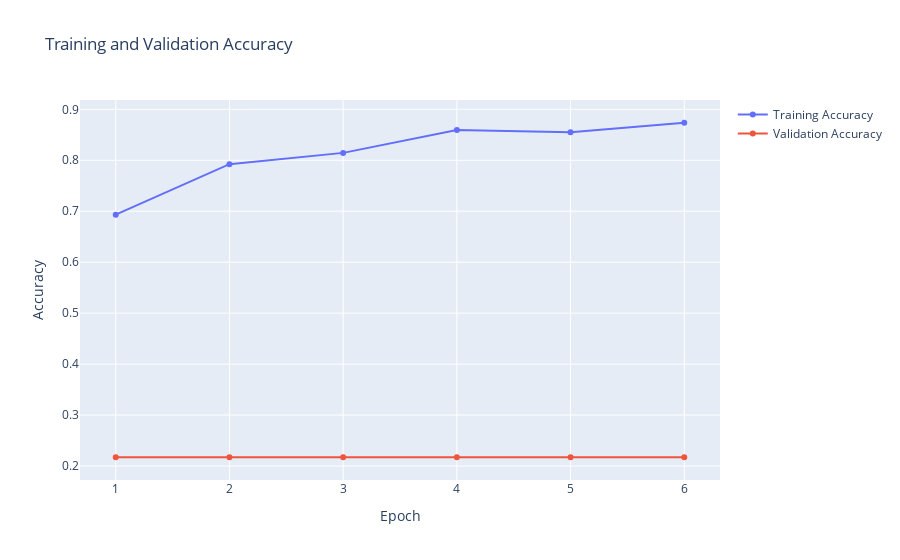
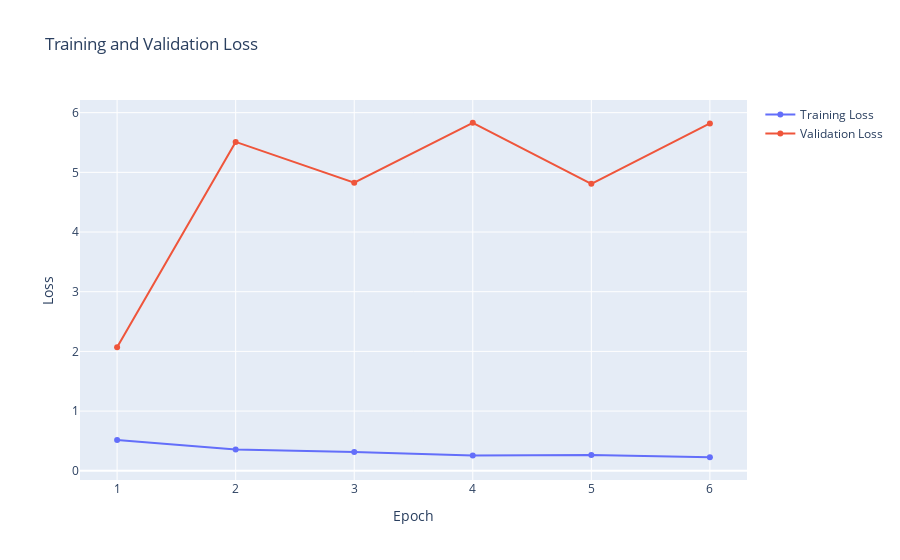

The code cell stored with these charts, in order, in its notebook:
### Markdown cell above
##### Training & validation Acuracy loss

### Code cell
def history_plot(epochs, history):
    fig1 = make_subplots()
    fig1.add_trace(go.Scatter(x = np.arange(1,epochs+1), y = history.history["accuracy"], name = "Training Accuracy"))
    fig1.add_trace(go.Scatter(x = np.arange(1,epochs+1), y = history.history["val_accuracy"], name = "Validation Accuracy"))
    fig1.update_layout(title = "Training and Validation Accuracy", xaxis_title = "Epoch", yaxis_title = "Accuracy")
    fig1.show()

    fig2 = make_subplots()
    fig2.add_trace(go.Scatter(x = np.arange(1,epochs+1), y = history.history["loss"], name = "Training Loss"))
    fig2.add_trace(go.Scatter(x = np.arange(1,epochs+1), y = history.history["val_loss"], name = "Validation Loss"))
    fig2.update_layout(title = "Training and Validation Loss", xaxis_title = "Epoch", yaxis_title = "Loss")
    fig2.show()

history_plot(epochs, history)

### Figure 1 — Plotly figure (JSON) as saved in the notebook; plotly's stock layout.template omitted (floating-point values rounded to 4 significant figures)
{"data": [{"name": "Training Accuracy", "type": "scatter", "x": [1, 2, 3, 4, 5, 6, 7, 8, 9, 10, 11, 12, 13, 14, 15, 16, 17, 18, 19, 20, 21, 22, 23, 24, 25, 26, 27, 28, 29, 30, 31, 32, 33, 34, 35, 36, 37, 38, 39, 40, 41, 42, 43, 44, 45, 46, 47, 48, 49, 50], "y": [0.6933, 0.7923, 0.8145, 0.8596, 0.8551, 0.8736]}, {"name": "Validation Accuracy", "type": "scatter", "x": [1, 2, 3, 4, 5, 6, 7, 8, 9, 10, 11, 12, 13, 14, 15, 16, 17, 18, 19, 20, 21, 22, 23, 24, 25, 26, 27, 28, 29, 30, 31, 32, 33, 34, 35, 36, 37, 38, 39, 40, 41, 42, 43, 44, 45, 46, 47, 48, 49, 50], "y": [0.2172, 0.2172, 0.2172, 0.2172, 0.2172, 0.2172]}], "layout": {"autosize": true, "title": {"text": "Training and Validation Accuracy"}, "xaxis": {"anchor": "y", "autorange": true, "domain": [0, 1], "range": [0.668, 6.332], "title": {"text": "Epoch"}, "type": "linear"}, "yaxis": {"anchor": "x", "autorange": true, "domain": [0, 1], "range": [0.1631, 0.9278], "title": {"text": "Accuracy"}, "type": "linear"}}}

### Figure 2 — Plotly figure (JSON) as saved in the notebook; plotly's stock layout.template omitted (floating-point values rounded to 4 significant figures)
{"data": [{"name": "Training Loss", "type": "scatter", "x": [1, 2, 3, 4, 5, 6, 7, 8, 9, 10, 11, 12, 13, 14, 15, 16, 17, 18, 19, 20, 21, 22, 23, 24, 25, 26, 27, 28, 29, 30, 31, 32, 33, 34, 35, 36, 37, 38, 39, 40, 41, 42, 43, 44, 45, 46, 47, 48, 49, 50], "y": [0.5148, 0.3565, 0.3126, 0.2553, 0.2632, 0.2265]}, {"name": "Validation Loss", "type": "scatter", "x": [1, 2, 3, 4, 5, 6, 7, 8, 9, 10, 11, 12, 13, 14, 15, 16, 17, 18, 19, 20, 21, 22, 23, 24, 25, 26, 27, 28, 29, 30, 31, 32, 33, 34, 35, 36, 37, 38, 39, 40, 41, 42, 43, 44, 45, 46, 47, 48, 49, 50], "y": [2.069, 5.51, 4.827, 5.831, 4.808, 5.82]}], "layout": {"autosize": true, "title": {"text": "Training and Validation Loss"}, "xaxis": {"anchor": "y", "autorange": true, "domain": [0, 1], "range": [0.6712, 6.329], "title": {"text": "Epoch"}, "type": "linear"}, "yaxis": {"anchor": "x", "autorange": true, "domain": [0, 1], "range": [-0.236, 6.293], "title": {"text": "Loss"}, "type": "linear"}}}
